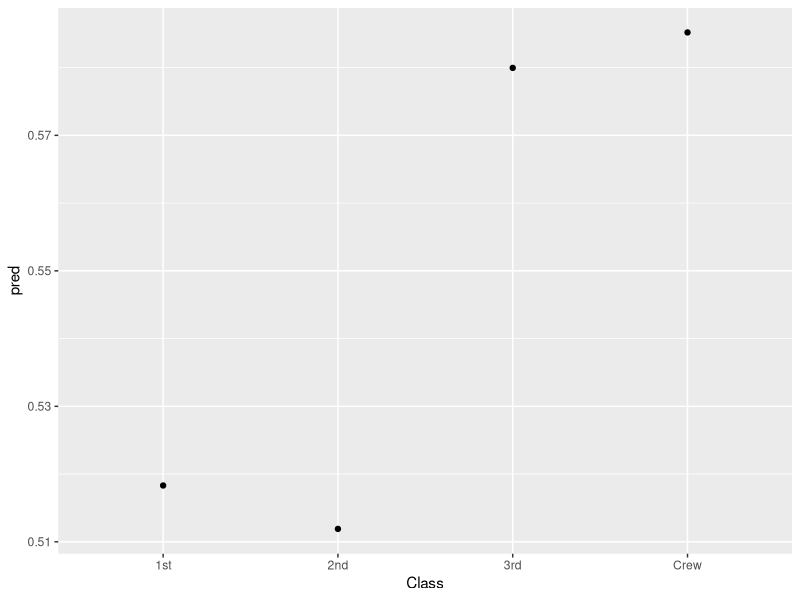

This figure's R source:
## ---- chunk 1
#Logistic Regression

library(datasets)
library(ggplot2)
## ---- chunk 2


Titanic_df<-data.frame(Titanic)
Titanic_df$Class<-as.factor(Titanic_df$Class)
regre<-glm(Survived~Class+Age+Sex+Freq,data=Titanic_df, family="binomial")
summary(regre)
## ---- chunk 3

Y<-data.frame("Crew","Adult","Female",as.numeric("50"))

Y[2,]<-data.frame("1st","Adult","Female",as.numeric("50"))

Y[3,]<-data.frame("2nd","Adult","Female",as.numeric("50"))

Y[4,]<-data.frame("3rd","Adult","Female",as.numeric("50"))

names(Y)<-c("Class","Age","Sex","Freq")

Y$pred<-predict(regre,Y, type="response")
ggplot( Y, aes(x=Class, y=pred)) +
  geom_point() 

